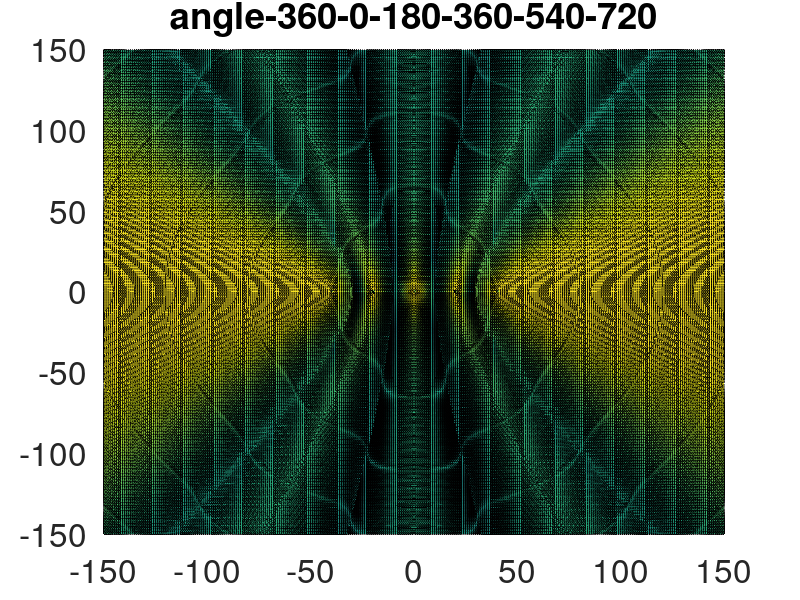

Reproduce this figure in MATLAB.
#########################################
####### variables for the picture #######
#########################################

clear all;
close all;

% Time in seconds for each plot in the GIF
DelayTime = 0.1; 

startx = 150;
starty = 150;
width = 1062;
height = 980;

########################################
####### variables for the figure #######
########################################

matrix_size = 150;
number_of_points = 2 * matrix_size + 1;

reference_x_pos = 0;
reference_y_pos = 0;

antenna_1_x_pos = -40;
antenna_1_y_pos = 0;
	antenna_1_enable = 1;
	angle_offset_1 = 0;

antenna_2_x_pos = -20;
antenna_2_y_pos = 0;
	antenna_2_enable = 1;
	angle_offset_2 = 180;

antenna_3_x_pos = 0;
antenna_3_y_pos = 0;
	antenna_3_enable = 1;
	angle_offset_3 = 2 * angle_offset_2;

antenna_4_x_pos = 20;
antenna_4_y_pos = 0;
	antenna_4_enable = 1;
	angle_offset_4 = 3 * angle_offset_2;

antenna_5_x_pos = 40;
antenna_5_y_pos = 0;
	antenna_5_enable = 1;
	angle_offset_5 = 4 * angle_offset_2;

wave_length = 40;

########################################

frequency = (2 * pi) / wave_length;
radian_offset_1 = angle_offset_1 * pi / 180;
radian_offset_2 = angle_offset_2 * pi / 180;
radian_offset_3 = angle_offset_3 * pi / 180;
radian_offset_4 = angle_offset_4 * pi / 180;
radian_offset_5 = angle_offset_5 * pi / 180;

space_reference_x = linspace(-matrix_size-reference_x_pos,matrix_size-reference_x_pos,number_of_points) ;
space_reference_y = linspace(-matrix_size-reference_y_pos,matrix_size-reference_y_pos,number_of_points) ;

space_antenna_1_x = linspace(-matrix_size-antenna_1_x_pos,matrix_size-antenna_1_x_pos,number_of_points) ;
space_antenna_1_y = linspace(-matrix_size-antenna_1_y_pos,matrix_size-antenna_1_y_pos,number_of_points) ;

space_antenna_2_x = linspace(-matrix_size-antenna_2_x_pos,matrix_size-antenna_2_x_pos,number_of_points) ;
space_antenna_2_y = linspace(-matrix_size-antenna_2_y_pos,matrix_size-antenna_2_y_pos,number_of_points) ;

space_antenna_3_x = linspace(-matrix_size-antenna_3_x_pos,matrix_size-antenna_3_x_pos,number_of_points) ;
space_antenna_3_y = linspace(-matrix_size-antenna_3_y_pos,matrix_size-antenna_3_y_pos,number_of_points) ;

space_antenna_4_x = linspace(-matrix_size-antenna_4_x_pos,matrix_size-antenna_4_x_pos,number_of_points) ;
space_antenna_4_y = linspace(-matrix_size-antenna_4_y_pos,matrix_size-antenna_4_y_pos,number_of_points) ;

space_antenna_5_x = linspace(-matrix_size-antenna_5_x_pos,matrix_size-antenna_5_x_pos,number_of_points) ;
space_antenna_5_y = linspace(-matrix_size-antenna_5_y_pos,matrix_size-antenna_5_y_pos,number_of_points) ;

mesh_antenna_1_value = zeros(number_of_points,number_of_points);
mesh_antenna_2_value = zeros(number_of_points,number_of_points);
mesh_antenna_3_value = zeros(number_of_points,number_of_points);
mesh_antenna_4_value = zeros(number_of_points,number_of_points);
mesh_antenna_5_value = zeros(number_of_points,number_of_points);

[antenna_1_x,antenna_1_y] = meshgrid(space_antenna_1_x,space_antenna_1_y);
[antenna_2_x,antenna_2_y] = meshgrid(space_antenna_2_x,space_antenna_2_y);
[antenna_3_x,antenna_3_y] = meshgrid(space_antenna_3_x,space_antenna_3_y);
[antenna_4_x,antenna_4_y] = meshgrid(space_antenna_4_x,space_antenna_4_y);
[antenna_5_x,antenna_5_y] = meshgrid(space_antenna_5_x,space_antenna_5_y);

########################################

distance_antenna_1_value = sqrt(antenna_1_x.*antenna_1_x + antenna_1_y.*antenna_1_y);
distance_antenna_2_value = sqrt(antenna_2_x.*antenna_2_x + antenna_2_y.*antenna_2_y);
distance_antenna_3_value = sqrt(antenna_3_x.*antenna_3_x + antenna_3_y.*antenna_3_y);
distance_antenna_4_value = sqrt(antenna_4_x.*antenna_4_x + antenna_4_y.*antenna_4_y);
distance_antenna_5_value = sqrt(antenna_5_x.*antenna_5_x + antenna_5_y.*antenna_5_y);

##################################
####### create the picture #######
##################################

number_of_step = 36;
divider = number_of_step / 2;

multi = 360 / number_of_step;

filename = ["mesh_antenna" , "-" , num2str(angle_offset_1) , "-" , num2str(angle_offset_2) , "-" , num2str(angle_offset_3) , "-" , num2str(angle_offset_4) , "-" , num2str(angle_offset_5) , ".gif"];

% Function and GIF file update loop
for n = 1:number_of_step

	% Generate the function and plot it
	mesh_antenna_value = zeros(number_of_points,number_of_points);

	mesh_antenna_1_value = antenna_1_enable * cos(frequency*distance_antenna_1_value + radian_offset_1 - n * pi / divider);
	mesh_antenna_2_value = antenna_2_enable * cos(frequency*distance_antenna_2_value + radian_offset_2 - n * pi / divider);
	mesh_antenna_3_value = antenna_3_enable * cos(frequency*distance_antenna_3_value + radian_offset_3 - n * pi / divider);
	mesh_antenna_4_value = antenna_4_enable * cos(frequency*distance_antenna_4_value + radian_offset_4 - n * pi / divider);
	mesh_antenna_5_value = antenna_5_enable * cos(frequency*distance_antenna_5_value + radian_offset_5 - n * pi / divider);

	mesh_antenna_value = mesh_antenna_1_value + mesh_antenna_2_value + mesh_antenna_3_value + mesh_antenna_4_value + mesh_antenna_5_value;

	mesh_antenna_value(number_of_points-matrix_size+antenna_1_y_pos,number_of_points-matrix_size+antenna_1_x_pos) = 3;
	mesh_antenna_value(number_of_points-matrix_size+antenna_2_y_pos,number_of_points-matrix_size+antenna_2_x_pos) = 3;
	mesh_antenna_value(number_of_points-matrix_size+antenna_3_y_pos,number_of_points-matrix_size+antenna_3_x_pos) = 3;
	mesh_antenna_value(number_of_points-matrix_size+antenna_4_y_pos,number_of_points-matrix_size+antenna_4_x_pos) = 3;
	mesh_antenna_value(number_of_points-matrix_size+antenna_5_y_pos,number_of_points-matrix_size+antenna_5_x_pos) = 3;

	text_title = ["angle-" , num2str(n * multi) , "-" , num2str(angle_offset_1) , "-" , num2str(angle_offset_2) , "-" , num2str(angle_offset_3) , "-" , num2str(angle_offset_4) , "-" , num2str(angle_offset_5) ];

	% Create empty figure and assign number
	f = figure(1);

	pause(0.3);

	surface(space_reference_x,space_reference_y,mesh_antenna_value) ;
	set(gcf,'position',[startx,starty,width,height]);
	title(text_title);
	set(gca, "fontsize", 24);
	xlim([-matrix_size,matrix_size]);
	drawnow

	pause(0.3);

	% Image Processing
	% Assign plot to a frame
	frame = getframe(f);
	% Convert frame to RGB image (3 dimensional) 
	im = frame2im(frame);
	% Transform RGB samples to 1 dimension with a color map "cm". 
	[imind,cm] = rgb2ind(im); 
	if n == 1;
		% Create GIF file
		imwrite(imind,cm,filename,'gif','DelayTime', DelayTime , 'Compression' , 'lzw');
	else
		% Add each new plot to GIF
		imwrite(imind,cm,filename,'gif','WriteMode','append','DelayTime', DelayTime , 'Compression' , 'lzw');
	end

	pause(0.3);

	close all;
end